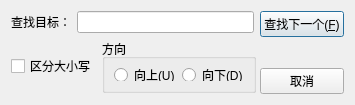
<?xml version="1.0" encoding="UTF-8"?>
<ui version="4.0">
 <class>searchDialog</class>
 <widget class="QDialog" name="searchDialog">
  <property name="geometry">
   <rect>
    <x>0</x>
    <y>0</y>
    <width>355</width>
    <height>105</height>
   </rect>
  </property>
  <property name="minimumSize">
   <size>
    <width>355</width>
    <height>105</height>
   </size>
  </property>
  <property name="maximumSize">
   <size>
    <width>355</width>
    <height>105</height>
   </size>
  </property>
  <property name="windowTitle">
   <string>查找</string>
  </property>
  <layout class="QHBoxLayout" name="horizontalLayout_4">
   <item>
    <layout class="QVBoxLayout" name="verticalLayout_2">
     <item>
      <layout class="QHBoxLayout" name="horizontalLayout">
       <item>
        <widget class="QLabel" name="label_2">
         <property name="text">
          <string>查找目标：</string>
         </property>
        </widget>
       </item>
       <item>
        <widget class="QLineEdit" name="searchtext"/>
       </item>
      </layout>
     </item>
     <item>
      <layout class="QHBoxLayout" name="horizontalLayout_3">
       <item>
        <widget class="QCheckBox" name="cbClass">
         <property name="text">
          <string>区分大小写</string>
         </property>
        </widget>
       </item>
       <item>
        <widget class="QGroupBox" name="groupBox">
         <property name="minimumSize">
          <size>
           <width>154</width>
           <height>54</height>
          </size>
         </property>
         <property name="maximumSize">
          <size>
           <width>154</width>
           <height>54</height>
          </size>
         </property>
         <property name="title">
          <string>方向</string>
         </property>
         <layout class="QHBoxLayout" name="horizontalLayout_2">
          <item>
           <widget class="QRadioButton" name="rbUp">
            <property name="text">
             <string>向上(&amp;U)</string>
            </property>
           </widget>
          </item>
          <item>
           <widget class="QRadioButton" name="rbDown">
            <property name="text">
             <string>向下(&amp;D)</string>
            </property>
           </widget>
          </item>
         </layout>
        </widget>
       </item>
      </layout>
     </item>
    </layout>
   </item>
   <item>
    <layout class="QVBoxLayout" name="verticalLayout">
     <item>
      <widget class="QPushButton" name="btnFindNext">
       <property name="text">
        <string>查找下一个(&amp;F)</string>
       </property>
      </widget>
     </item>
     <item>
      <spacer name="verticalSpacer">
       <property name="orientation">
        <enum>Qt::Orientation::Vertical</enum>
       </property>
       <property name="sizeHint" stdset="0">
        <size>
         <width>20</width>
         <height>40</height>
        </size>
       </property>
      </spacer>
     </item>
     <item>
      <widget class="QPushButton" name="btnCancel">
       <property name="text">
        <string>取消</string>
       </property>
      </widget>
     </item>
    </layout>
   </item>
  </layout>
 </widget>
 <resources/>
 <connections/>
</ui>
